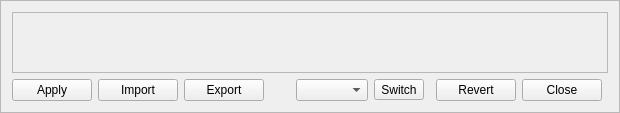
<?xml version="1.0" encoding="UTF-8"?>
<ui version="4.0">
 <class>Layout</class>
 <widget class="QFrame" name="Layout">
  <property name="geometry">
   <rect>
    <x>0</x>
    <y>0</y>
    <width>617</width>
    <height>113</height>
   </rect>
  </property>
  <property name="windowTitle">
   <string>Layout editor</string>
  </property>
  <property name="frameShape">
   <enum>QFrame::StyledPanel</enum>
  </property>
  <property name="frameShadow">
   <enum>QFrame::Raised</enum>
  </property>
  <layout class="QGridLayout" name="gridLayout_2">
   <item row="0" column="0" colspan="10">
    <widget class="QFrame" name="Dashboard">
     <property name="frameShape">
      <enum>QFrame::StyledPanel</enum>
     </property>
     <property name="frameShadow">
      <enum>QFrame::Raised</enum>
     </property>
    </widget>
   </item>
   <item row="1" column="2">
    <widget class="QPushButton" name="exportButton">
     <property name="text">
      <string>Export</string>
     </property>
    </widget>
   </item>
   <item row="1" column="0">
    <widget class="QPushButton" name="applyButton">
     <property name="text">
      <string>Apply</string>
     </property>
    </widget>
   </item>
   <item row="1" column="6">
    <spacer name="horizontalSpacer">
     <property name="orientation">
      <enum>Qt::Horizontal</enum>
     </property>
     <property name="sizeHint" stdset="0">
      <size>
       <width>40</width>
       <height>20</height>
      </size>
     </property>
    </spacer>
   </item>
   <item row="1" column="1">
    <widget class="QPushButton" name="importButton">
     <property name="text">
      <string>Import</string>
     </property>
    </widget>
   </item>
   <item row="1" column="4">
    <widget class="QComboBox" name="layerCombo"/>
   </item>
   <item row="1" column="5">
    <widget class="QToolButton" name="switchButton">
     <property name="text">
      <string>Switch</string>
     </property>
    </widget>
   </item>
   <item row="1" column="3">
    <spacer name="horizontalSpacer_2">
     <property name="orientation">
      <enum>Qt::Horizontal</enum>
     </property>
     <property name="sizeType">
      <enum>QSizePolicy::Fixed</enum>
     </property>
     <property name="sizeHint" stdset="0">
      <size>
       <width>20</width>
       <height>20</height>
      </size>
     </property>
    </spacer>
   </item>
   <item row="1" column="8">
    <widget class="QPushButton" name="closeButton">
     <property name="text">
      <string>Close</string>
     </property>
    </widget>
   </item>
   <item row="1" column="7">
    <widget class="QPushButton" name="revertButton">
     <property name="text">
      <string>Revert</string>
     </property>
    </widget>
   </item>
  </layout>
 </widget>
 <resources/>
 <connections/>
</ui>
